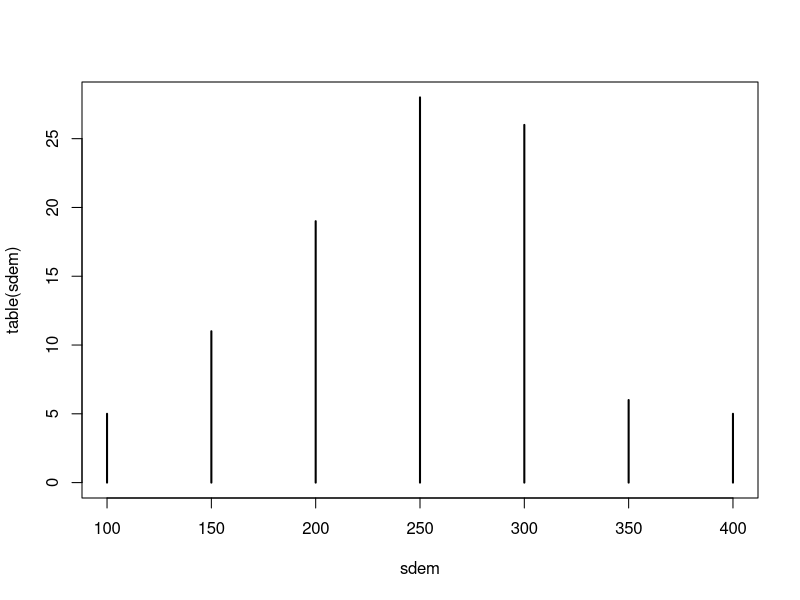

The R script that drew this image: (Note: this script raises an error after producing the figure.)
########Exponential distribution

# First create set of random numbers - I've named it Rs

m=2^31-1
a=7^5
x=987654321
c=100000

Rs=c()

#num is the number of random numbers to create
num=10
for(i in 1:num){
  x=(a*x+c)%%m
  R=x/m
  Rs[i]=R
}

Rs

# create the set of num-number of random variables based on the elements of Rs
# Say the random variables are exponential distributed with lambda=1/5 customers per minute
# in other words the mean time between arrivals is 5 minutes

get_Exponvar=function(R)return(-(1/lambda)*log(1-R))

lambda=1/5 #arrivals/minutes

MyIATS=sapply(Rs,get_Exponvar)

MyIATS

#Check for yourself - the larger the number random variables the closer the mean will get
# to 1/lambda
mean(MyIATS)

#The same set of interarrival times could also be generated by the qexp function of R

MyIATs_Alt=qexp(Rs,lambda)
MyIATs_Alt


########Uniform distribution

# First create set of random numbers - I've named it Rs again

m=2^31-1
a=7^5
x=654321987
c=100000

Rs=c()

#num is the number of random numbers to create
num=20
for(i in 1:num){
  x=(a*x+c)%%m
  R=x/m
  Rs[i]=R
}

Rs

# create the set of num-number of random variables based on the elements of Rs
# Say the random variables service times which are uniform distributed 
# with a=15 minutes and b=45 minutes 

get_Unifvar=function(R)return(a+(b-a)*R)


a=15
b=45

My_STs=sapply(Rs,get_Unifvar)

My_STs

#Discrete distributions

m=2^31-1
a=7^5
x=1312322333
c=0

Rs=c()

num=10
for(i in 1:num){
  x=(a*x+c)%%m
  R=x/m
  Rs[i]=R
}

Rs

# Buta discrete demands

dem=matrix(c(100,150,200,250,300,350,400,0.05,0.15,0.2,0.25,0.2,0.1,0.05),ncol=2)
dem

lastub=dem[1,2]

ubs=c()
ubs[1]=lastub

numintervals=dim(dem)[1]

for(i in 2:numintervals){
  lastub=lastub+dem[i,2]
  ubs[i]=lastub
}
ubs

lbs=c(0)
for(i in 2:numintervals){
  lbs[i]=ubs[i-1]
}
lbs

bounds=data.frame(lbs,ubs)

bounds

num=100

sdem=c()

x=111222333

for(i in 1:num){
  x=(a*x+c)%%m
  R=x/m
  j=1
  found=FALSE
  while(found==FALSE){
    if(lbs[j] <= R & R <ubs[j]){
      found=TRUE
      sdem[i]=dem[j,1]
    }
    j=j+1
  }
  cat("\n",R,"  ",sdem[i])
}
sdem

#hist(sdem)

table(sdem)

t(dem)


plot(table(sdem))





#Bernoulli trials simulated

# A Bernoulli random variable is the number 
# of successes X in one Bernoulli trial, 
# X = 0 or 1 only,
# where the probability of a success is p.



p=0.15

S=c()
for(i in 1:num)if(Rs[i]<=p){S[i]=1}else{S[i]=0}
S


S=c()
x=1312322332
for(i in 1:num){
  x=(a*x+c)%%m
  R=x/m
  if(R<=p){S[i]=1}else{S[i]=0}
}
S


# Binomial trials simulated

# A Binomial random variable is the number of successes Y
# of n-number of independent identical Bernoulli trials with 
# probability of success p delivering X_j, j in {1..n},
# Y=X_1+X_2+...+X_n.


num=10

p=0.2
n=5

binoms=c()
x=1312322333
for(j in 1:num){
  S=c()
  for(i in 1:n){
    x=(a*x+c)%%m
    R=x/m
    if(R<=p){S[i]=1}else{S[i]=0}
    binoms[j]=sum(S)
 
  }
  cat("\n",S,"  ",sum[S])
}
binoms

mean(binoms)

# Number of arrivals per day


lambda=20

AT=0
A=0
while(AT<=1){
  A=A+1
  x=(a*x+c)%%m
  R=x/m
  AT=AT+(-1*(1/lambda)*log(1-R))
  cat("\n",AT," ",A)
  }
A-1


num=15

lambda=20

ARRs=c()

for(i in 1:num){

AT=0
A=0
while(AT<=1){
  A=A+1
  x=(a*x+c)%%m
  R=x/m
  AT=AT+(-1*(1/lambda)*log(1-R))
  cat("\n",AT," ",A)
}

ARRs[i]=A-1
}
ARRs

hist(ARRs)

qpois

hist(rpois(num,20))

qpois(0.5,lambda)

num=20

m=2^31-1
a=7^5
c=123456
x=987654321

# Simulating number of arrivals per time unit with 
# the inverse Poisson function of R.

ARRs=c()
for(i in 1: num){
  x=(a*x+c)%%m
  R=x/m  
  ARRs[i]=qpois(R,lambda)
}
ARRs